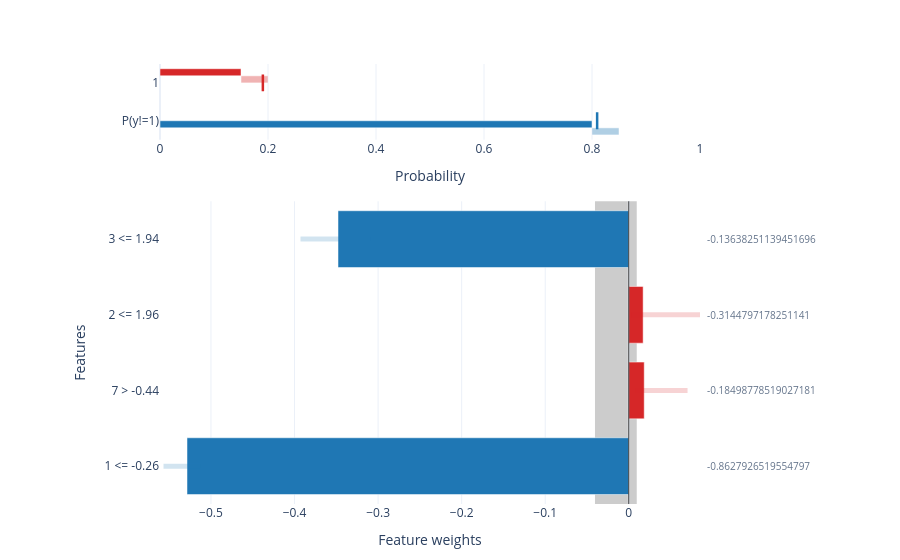

Notebook code for this chart:
### Markdown cell above
## Filtering and sorting

Use `filter_top` to limit to the N features with the largest contribution, and `sort_by` to control ordering.

Sorting by `"interval_width"` highlights the features whose contribution is most uncertain — useful when uncertainty bars are also enabled.

### Code cell
factual[0].plot(
    style="plotly.local.factual_bars",
    show=True,
    filter_top=5,
    sort_by="interval_width",
    uncertainty=True,
);

### Figure 1 — Plotly figure (JSON) as saved in the notebook; plotly's stock layout.template omitted (floating-point values rounded to 4 significant figures)
{"data": [{"base": [0], "hovertemplate": "%{hovertext}<extra></extra>", "hovertext": ["1: 0.190476<br>Interval: [0.15, 0.2]"], "marker": {"color": "#d62728"}, "name": "solid: 1", "orientation": "h", "showlegend": false, "type": "bar", "x": [0.15], "xaxis": "x", "y": ["1"], "yaxis": "y"}, {"base": [0.15], "hoverinfo": "skip", "marker": {"color": "#d62728", "opacity": 0.35}, "name": "interval: 1", "orientation": "h", "showlegend": false, "type": "bar", "x": [0.05], "xaxis": "x", "y": ["1"], "yaxis": "y"}, {"hovertemplate": "%{hovertext}<extra></extra>", "hovertext": ["1: 0.190476<br>Interval: [0.15, 0.2]"], "marker": {"color": "#d62728", "line": {"color": "#d62728", "width": 2.5}, "size": 12, "symbol": "line-ns-open"}, "mode": "markers", "name": "marker: 1", "showlegend": false, "type": "scatter", "x": [0.1905], "xaxis": "x", "y": ["1"], "yaxis": "y"}, {"base": [0], "hovertemplate": "%{hovertext}<extra></extra>", "hovertext": ["P(y!=1): 0.809524<br>Interval: [0.8, 0.85]"], "marker": {"color": "#1f77b4"}, "name": "solid: P(y!=1)", "orientation": "h", "showlegend": false, "type": "bar", "x": [0.8], "xaxis": "x", "y": ["P(y!=1)"], "yaxis": "y"}, {"base": [0.8], "hoverinfo": "skip", "marker": {"color": "#1f77b4", "opacity": 0.35}, "name": "interval: P(y!=1)", "orientation": "h", "showlegend": false, "type": "bar", "x": [0.05], "xaxis": "x", "y": ["P(y!=1)"], "yaxis": "y"}, {"hovertemplate": "%{hovertext}<extra></extra>", "hovertext": ["P(y!=1): 0.809524<br>Interval: [0.8, 0.85]"], "marker": {"color": "#1f77b4", "line": {"color": "#1f77b4", "width": 2.5}, "size": 12, "symbol": "line-ns-open"}, "mode": "markers", "name": "marker: P(y!=1)", "showlegend": false, "type": "scatter", "x": [0.8095], "xaxis": "x", "y": ["P(y!=1)"], "yaxis": "y"}, {"hovertemplate": "%{hovertext}<extra></extra>", "hovertext": ["Rule: 3 <= 1.94<br>Feature: 3<br>Feature index: 3<br>Current value: -0.13638251139451696<br>Contribution: -0.347985<br>Contribution interval: [-0.392857, -0.309524]<br>Interval width: 0.0833333<br>Crosses zero: no<br>Prediction: 0.190476<br>Prediction interval: [0.15, 0.2]<br>Task: classification<br>Mode: classification", "Rule: 2 <= 1.96<br>Feature: 2<br>Feature index: 2<br>Current value: -0.3144797178251141<br>Contribution: +0.0171668<br>Contribution interval: [0.002886, 0.085213]<br>Interval width: 0.082327<br>Crosses zero: no<br>Prediction: 0.190476<br>Prediction interval: [0.15, 0.2]<br>Task: classification<br>Mode: classification", "Rule: 7 > -0.44<br>Feature: 7<br>Feature index: 7<br>Current value: -0.18498778519027181<br>Contribution: +0.0184776<br>Contribution interval: [0.00768588, 0.0703008]<br>Interval width: 0.0626149<br>Crosses zero: no<br>Prediction: 0.190476<br>Prediction interval: [0.15, 0.2]<br>Task: classification<br>Mode: classification", "Rule: 1 <= -0.26<br>Feature: 1<br>Feature index: 1<br>Current value: -0.8627926519554797<br>Contribution: -0.528694<br>Contribution interval: [-0.556814, -0.512776]<br>Interval width: 0.0440379<br>Crosses zero: no<br>Prediction: 0.190476<br>Prediction interval: [0.15, 0.2]<br>Task: classification<br>Mode: classification"], "marker": {"color": ["#1f77b4", "#d62728", "#d62728", "#1f77b4"]}, "name": "contribution", "orientation": "h", "type": "bar", "x": [-0.348, 0.01717, 0.01848, -0.5287], "xaxis": "x2", "y": ["3 <= 1.94", "2 <= 1.96", "7 > -0.44", "1 <= -0.26"], "yaxis": "y2"}, {"hoverinfo": "skip", "line": {"color": "rgba(31, 119, 180, 0.20)", "width": 5}, "mode": "lines", "name": "contribution interval", "showlegend": false, "type": "scatter", "x": [-0.3929, -0.3095, null, -0.5568, -0.5128, null], "xaxis": "x2", "y": ["3 <= 1.94", "3 <= 1.94", null, "1 <= -0.26", "1 <= -0.26", null], "yaxis": "y2"}, {"hoverinfo": "skip", "line": {"color": "rgba(214, 39, 40, 0.20)", "width": 5}, "mode": "lines", "name": "contribution interval", "showlegend": false, "type": "scatter", "x": [0.002886, 0.08521, null, 0.007686, 0.0703, null], "xaxis": "x2", "y": ["2 <= 1.96", "2 <= 1.96", null, "7 > -0.44", "7 > -0.44", null], "yaxis": "y2"}], "layout": {"annotations": [{"align": "left", "font": {"color": "#64748b", "size": 10}, "showarrow": false, "text": "-0.13638251139451696", "x": 1.01, "xanchor": "left", "xref": "paper", "y": "3 <= 1.94", "yref": "y2"}, {"align": "left", "font": {"color": "#64748b", "size": 10}, "showarrow": false, "text": "-0.3144797178251141", "x": 1.01, "xanchor": "left", "xref": "paper", "y": "2 <= 1.96", "yref": "y2"}, {"align": "left", "font": {"color": "#64748b", "size": 10}, "showarrow": false, "text": "-0.18498778519027181", "x": 1.01, "xanchor": "left", "xref": "paper", "y": "7 > -0.44", "yref": "y2"}, {"align": "left", "font": {"color": "#64748b", "size": 10}, "showarrow": false, "text": "-0.8627926519554797", "x": 1.01, "xanchor": "left", "xref": "paper", "y": "1 <= -0.26", "yref": "y2"}], "bargap": 0.25, "margin": {"b": 56, "l": 160, "r": 200, "t": 64}, "shapes": [{"fillcolor": "rgba(0,0,0,0.20)", "layer": "below", "line": {"width": 0}, "type": "rect", "x0": -0.04048, "x1": 0.009524, "xref": "x2", "y0": 0, "y1": 1, "yref": "y2 domain"}, {"line": {"color": "#333333", "width": 1}, "type": "line", "x0": 0, "x1": 0, "xref": "x2", "y0": 0, "y1": 1, "yref": "y2 domain"}], "showlegend": false, "title": {"text": ""}, "xaxis": {"anchor": "y", "domain": [0, 1], "range": [0, 1], "title": {"text": "Probability"}}, "xaxis2": {"anchor": "y2", "domain": [0, 1], "title": {"text": "Feature weights"}}, "yaxis": {"anchor": "x", "autorange": "reversed", "domain": [0.828, 1]}, "yaxis2": {"anchor": "x2", "autorange": "reversed", "domain": [0, 0.688], "title": {"text": "Features"}}}}
